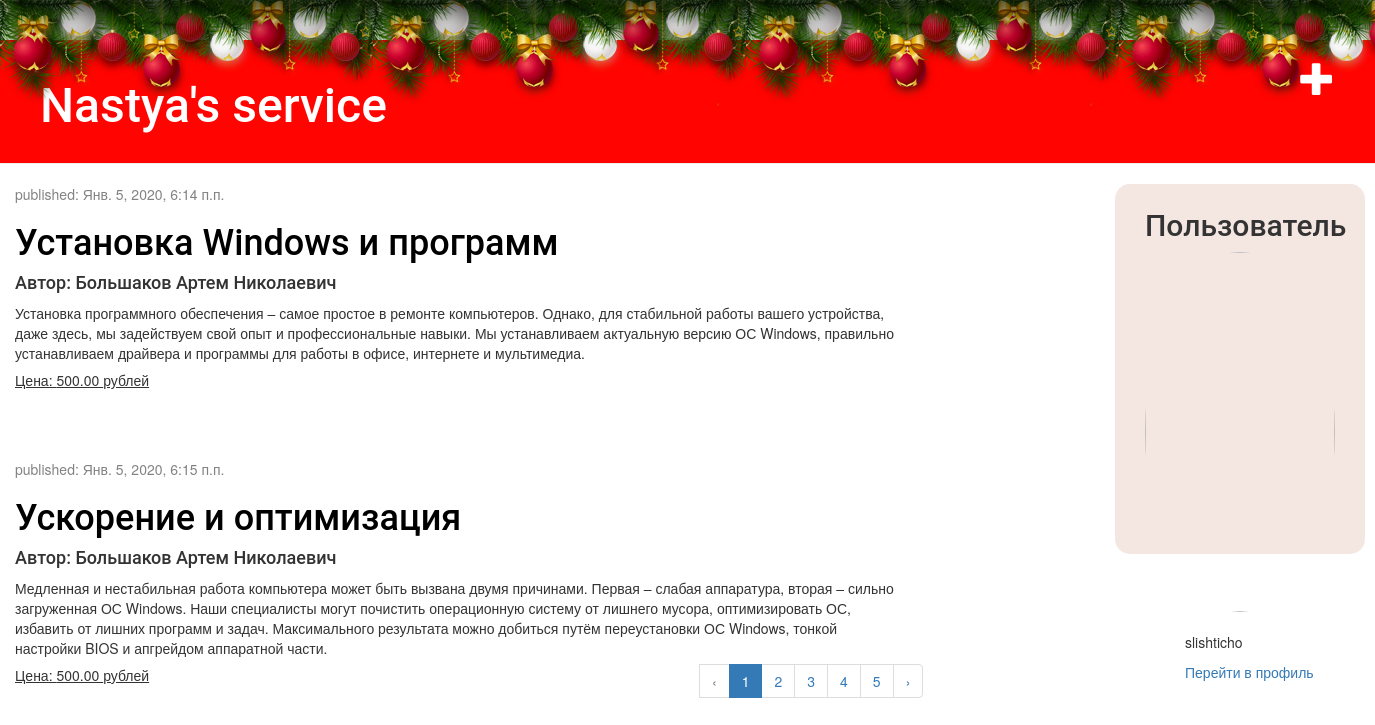
The page / (signed in) on the database its author committed.
### dz/models.py (models this page shows, shortened)
class Service(models.Model):
	worker = models.ForeignKey(settings.AUTH_USER_MODEL, on_delete=models.CASCADE)
	author = models.CharField(max_length=100, default='')
	title = models.CharField(max_length=200)
	text = models.TextField()
	price = models.DecimalField(max_digits=15, decimal_places=2, default=0)
	created_date = models.DateTimeField(default=timezone.now())
	published_date = models.DateTimeField(blank=True, null=True)
	image = models.ImageField(upload_to='image', null=True, blank=True)

### dz/views.py (the view)
# urls.py: path('', views.main, name='main'),
def main(request):
	query_list = Service.objects.filter(published_date__lte=timezone.now()).order_by('published_date')
	paginator = Paginator(query_list, 2)
	page = request.GET.get('page')
	try:
		queryset = paginator.page(page)
	except PageNotAnInteger:
		queryset = paginator.page(1)
	except EmptyPage:
		queryset = paginator.page(paginator.num_pages)
	return render(request, 'blog/main.html', {'posts': queryset})

### templates/blog/main.html
{% extends 'blog/base.html' %}
{% block content %}
     {% for post in posts %}
         <div class="post">
             <div class="date">
                 <p>published: {{ post.published_date }}</p>
             </div>
             <h1><a href="{% url 'post_detail' pk=post.pk %}">{{ post.title }}</a> </h1>
             <h4>Автор: {{ post.author }}</h4>
             <p>{{ post.text|linebreaksbr }}</p>
             <h5> Цена: {{ post.price }} рублей</h5>
         </div>
     {% endfor %}
{% endblock %}

### templates/blog/base.html (shortened to what this page needs)
{% load static %}
{% load avatar_tags %}
<html>
    <head>
        <link rel="stylesheet" href="//maxcdn.bootstrapcdn.com/bootstrap/3.2.0/css/bootstrap.min.css">
        <link rel="stylesheet" href="//maxcdn.bootstrapcdn.com/bootstrap/3.2.0/css/bootstrap-theme.min.css">
        <link rel="stylesheet" href="{% static 'css/blog.css' %}">
        <link rel="stylesheet" href="{% static 'css/style.css' %}">
    </head>
    <body>
    <div class="b-page_newyear">
            <div class="b-page__content">
        <i class="b-head-decor">
            <i class="b-head-decor__inner b-head-decor__inner_n1">
              <div class="b-ball b-ball_n1 b-ball_bounce" data-note="0"><div class="b-ball__right"></div><div class="b-ball__i"></div></div>
              <div class="b-ball b-ball_n2 b-ball_bounce" data-note="1"><div class="b-ball__right"></div><div class="b-ball__i"></div></div>
              <div class="b-ball b-ball_n3 b-ball_bounce" data-note="2"><div class="b-ball__right"></div><div class="b-ball__i"></div></div>
              <div class="b-ball b-ball_n4 b-ball_bounce" data-note="3"><div class="b-ball__right"></div><div class="b-ball__i"></div></div>
              <div class="b-ball b-ball_n5 b-ball_bounce" data-note="4"><div class="b-ball__right"></div><div class="b-ball__i"></div></div>
              <div class="b-ball b-ball_n6 b-ball_bounce" data-note="5"><div class="b-ball__right"></div><div class="b-ball__i"></div></div>
              <div class="b-ball b-ball_n7 b-ball_bounce" data-note="6"><div class="b-ball__right"></div><div class="b-ball__i"></div></div>
              <div class="b-ball b-ball_n8 b-ball_bounce" data-note="7"><div class="b-ball__right"></div><div class="b-ball__i"></div></div>
              <div class="b-ball b-ball_n9 b-ball_bounce" data-note="8"><div class="b-ball__right"></div><div class="b-ball__i"></div></div>
              <div class="b-ball b-ball_i1"><div class="b-ball__right"></div><div class="b-ball__i"></div></div>
              <div class="b-ball b-ball_i2"><div class="b-ball__right"></div><div class="b-ball__i"></div></div>
              <div class="b-ball b-ball_i3"><div class="b-ball__right"></div><div class="b-ball__i"></div></div>
              <div class="b-ball b-ball_i4"><div class="b-ball__right"></div><div class="b-ball__i"></div></div>
              <div class="b-ball b-ball_i5"><div class="b-ball__right"></div><div class="b-ball__i"></div></div>
              <div class="b-ball b-ball_i6"><div class="b-ball__right"></div><div class="b-ball__i"></div></div>
            </i>
            <i class="b-head-decor__inner b-head-decor__inner_n2">
              <div class="b-ball b-ball_n1 b-ball_bounce" data-note="9"><div class="b-ball__right"></div><div class="b-ball__i"></div></div>
              <div class="b-ball b-ball_n2 b-ball_bounce" data-note="10"><div class="b-ball__right"></div><div class="b-ball__i"></div></div>
              <div class="b-ball b-ball_n3 b-ball_bounce" data-note="11"><div class="b-ball__right"></div><div class="b-ball__i"></div></div>
              <div class="b-ball b-ball_n4 b-ball_bounce" data-note="12"><div class="b-ball__right"></div><div class="b-ball__i"></div></div>
              <div class="b-ball b-ball_n5 b-ball_bounce" data-note="13"><div class="b-ball__right"></div><div class="b-ball__i"></div></div>
              <div class="b-ball b-ball_n6 b-ball_bounce" data-note="14"><div class="b-ball__right"></div><div class="b-ball__i"></div></div>
              <div class="b-ball b-ball_n7 b-ball_bounce" data-note="15"><div class="b-ball__right"></div><div class="b-ball__i"></div></div>
              <div class="b-ball b-ball_n8 b-ball_bounce" data-note="16"><div class="b-ball__right"></div><div class="b-ball__i"></div></div>
              <div class="b-ball b-ball_n9 b-ball_bounce" data-note="17"><div class="b-ball__right"></div><div class="b-ball__i"></div></div>
              <div class="b-ball b-ball_i1"><div class="b-ball__right"></div><div class="b-ball__i"></div></div>
              <div class="b-ball b-ball_i2"><div class="b-ball__right"></div><div class="b-ball__i"></div></div>
              <div class="b-ball b-ball_i3"><div class="b-ball__right"></div><div class="b-ball__i"></div></div>
              <div class="b-ball b-ball_i4"><div class="b-ball__right"></div><div class="b-ball__i"></div></div>
              <div class="b-ball b-ball_i5"><div class="b-ball__right"></div><div class="b-ball__i"></div></div>
              <div class="b-ball b-ball_i6"><div class="b-ball__right"></div><div class="b-ball__i"></div></div>
            </i>
            <i class="b-head-decor__inner b-head-decor__inner_n3">
              <div class="b-ball b-ball_n1 b-ball_bounce" data-note="18"><div class="b-ball__right"></div><div class="b-ball__i"></div></div>
              <div class="b-ball b-ball_n2 b-ball_bounce" data-note="19"><div class="b-ball__right"></div><div class="b-ball__i"></div></div>
              <div class="b-ball b-ball_n3 b-ball_bounce" data-note="20"><div class="b-ball__right"></div><div class="b-ball__i"></div></div>
              <div class="b-ball b-ball_n4 b-ball_bounce" data-note="21"><div class="b-ball__right"></div><div class="b-ball__i"></div></div>
              <div class="b-ball b-ball_n5 b-ball_bounce" data-note="22"><div class="b-ball__right"></div><div class="b-ball__i"></div></div>
              <div class="b-ball b-ball_n6 b-ball_bounce" data-note="23"><div class="b-ball__right"></div><div class="b-ball__i"></div></div>
              <div class="b-ball b-ball_n7 b-ball_bounce" data-note="24"><div class="b-ball__right"></div><div class="b-ball__i"></div></div>
              <div class="b-ball b-ball_n8 b-ball_bounce" data-note="25"><div class="b-ball__right"></div><div class="b-ball__i"></div></div>
              <div class="b-ball b-ball_n9 b-ball_bounce" data-note="26"><div class="b-ball__right"></div><div class="b-ball__i"></div></div>
              <div class="b-ball b-ball_i1"><div class="b-ball__right"></div><div class="b-ball__i"></div></div>
              <div class="b-ball b-ball_i2"><div class="b-ball__right"></div><div class="b-ball__i"></div></div>
              <div class="b-ball b-ball_i3"><div class="b-ball__right"></div><div class="b-ball__i"></div></div>
              <div class="b-ball b-ball_i4"><div class="b-ball__right"></div><div class="b-ball__i"></div></div>
              <div class="b-ball b-ball_i5"><div class="b-ball__right"></div><div class="b-ball__i"></div></div>
              <div class="b-ball b-ball_i6"><div class="b-ball__right"></div><div class="b-ball__i"></div></div>
            </i>
            <i class="b-head-decor__inner b-head-decor__inner_n4">
              <div class="b-ball b-ball_n1 b-ball_bounce" data-note="27"><div class="b-ball__right"></div><div class="b-ball__i"></div></div>
              <div class="b-ball b-ball_n2 b-ball_bounce" data-note="28"><div class="b-ball__right"></div><div class="b-ball__i"></div></div>
              <div class="b-ball b-ball_n3 b-ball_bounce" data-note="29"><div class="b-ball__right"></div><div class="b-ball__i"></div></div>
              <div class="b-ball b-ball_n4 b-ball_bounce" data-note="30"><div class="b-ball__right"></div><div class="b-ball__i"></div></div>
              <div class="b-ball b-ball_n5 b-ball_bounce" data-note="31"><div class="b-ball__right"></div><div class="b-ball__i"></div></div>
              <div class="b-ball b-ball_n6 b-ball_bounce" data-note="32"><div class="b-ball__right"></div><div class="b-ball__i"></div></div>
              <div class="b-ball b-ball_n7 b-ball_bounce" data-note="33"><div class="b-ball__right"></div><div class="b-ball__i"></div></div>
              <div class="b-ball b-ball_i1"><div class="b-ball__right"></div><div class="b-ball__i"></div></div>
              <div class="b-ball b-ball_i2"><div class="b-ball__right"></div><div class="b-ball__i"></div></div>
              <div class="b-ball b-ball_i3"><div class="b-ball__right"></div><div class="b-ball__i"></div></div>
              <div class="b-ball b-ball_i4"><div class="b-ball__right"></div><div class="b-ball__i"></div></div>
            </i>
        </i>
        </div>
    </div>
        <div class="page-header">
            {% if user.is_authenticated %}
                <a href="{% url 'post_new' %}" class="top-menu"><span class="glyphicon glyphicon-plus"></span></a>
                <h1><a href="/">Nastya's service</a></h1>
            {% else %}
                <a href="{% url 'login' %}" class="top-menu"><span class="glyphicon glyphicon-lock"></span></a>
                <h1><a href="/">Nastya's service</a></h1>
            {% endif %}
        </div>
        <div class="col-md-8">
            {% if user.is_authenticated %}
                <div class="id_username">
                    <h2 >Пользователь</h2>
                    <img src="{% avatar_url user 265%}" class="Avatar_main">
                    <div class="id_1">
                        <br/>
                        <p>{{ user.username }}</p>
                        <a href="{% url 'profile' %}">Перейти в профиль</a>
                    </div>
                </div>
            {% endif %}
            {% block content %}
            {% endblock %}
        </div>
        <div class="ttt">
        <div>
            <nav>
            <ul class="pagination">
        <li>
          {% if posts.has_previous %}
             <li class="previous"> <a href="?page={{ posts.previous_page_number }}">
             <span aria-hidden="true">‹</span></a>
          {% else %}
              <li class="previous disabled"><a>‹</a>
          {% endif %}
        </li>
         {% for page in posts.paginator.page_range %}
            {% if page == posts.number %}
            <li class="pg active"><a class = "page_number" href="?page={{page}}">{{page}}</a>
            {% else %}
            <li class="pg"><a class = "page_number" href="?page={{page}}">{{page}}</a>
            {% endif %}
        {% endfor %}
        <li class="page-item">
          {% if posts.has_next %}
            <li class="previous"> <a href="?page={{ posts.next_page_number }}">›</a></li>
          {% else %}
              <li class="next disabled"><a>›</a>
          {% endif %}
        </li>
      </ul>
    </nav>
  </div>
</div>
    </body>
</html>

### dz/static/css/blog.css (style rules this page uses)
.page-header { background-color: rgb(255, 4, 0); margin-top: 0; padding: 20px 20px 20px 40px; }
.page-header h1, .page-header h1 a, .page-header h1 a:visited, .page-header h1 a:active { color: #ffffff; font-size: 36pt; text-decoration: none; }
h1, h2, h3, h4 { font-family: 'Roboto'; }
h5 { text-decoration: underline; }
.date { color: #828282; }
.top-menu { color: #ffffff; float: right; font-size: 26pt; margin-right: 20px; }
.post { margin-bottom: 70px; }
.post h1 a, .post h1 a:visited { color: #000000; }
.id_username { position: absolute; margin: 0 1100px; padding: 5px 30px; background: rgba(204, 141, 112, 0.21); border-radius: 15px; width: 250px; height: 370px }
img.Avatar_main { width: 100%; border-radius: 50%; }
.ttt { position: absolute; margin: 460px 700px; width: 500px; height: 0; }
.id_1 { position: absolute; margin: 0 40px; }

### dz/static/css/style.css (style rules this page uses)
body { position:relative; z-index:0; margin:0; padding:0 0 1em 0; background-repeat: no-repeat; background-size: cover; background-attachment: fixed; background-position: center top; }
.b-page__content { min-height: 40px; }
.b-head-decor { display:none }
.b-page_newyear .b-head-decor { position:absolute; top:0; left:0; display:block; height:115px; width:100%; overflow:hidden; background:url(balls/b-head-decor_newyear.png) repeat-x 0 0 }
.b-page_newyear .b-head-decor__inner { position:absolute;top:0;left:0;height:115px;display:block;width:373px }
.b-page_newyear .b-head-decor::before { content:'';display:block;position:absolute;top:-115px;left:0;z-index:3;height:115px;display:block;width:100%;box-shadow:0 15px 30px rgba(0,0,0,0.75) }
.b-page_newyear .b-head-decor__inner_n2 { left:373px }
.b-page_newyear .b-head-decor__inner_n3 { left:746px }
.b-page_newyear .b-head-decor__inner_n4 { left:1119px }
.b-ball { position:absolute }
.b-ball_n1 { top:0;left:3px;width:59px;height:83px }
.b-ball_n2 { top:-19px;left:51px;width:55px;height:70px }
.b-ball_n3 { top:9px;left:88px;width:49px;height:67px }
.b-ball_n4 { top:0;left:133px;width:57px;height:102px }
.b-ball_n5 { top:0;left:166px;width:49px;height:57px }
.b-ball_n6 { top:6px;left:200px;width:54px;height:70px }
.b-ball_n7 { top:0;left:240px;width:56px;height:67px }
.b-ball_n8 { top:0;left:283px;width:54px;height:53px }
.b-ball_n9 { top:10px;left:321px;width:49px;height:66px }
.b-ball_n1 .b-ball__i { background:url(balls/b-ball_n1.png) no-repeat }
.b-ball_n2 .b-ball__i { background:url(balls/b-ball_n2.png) no-repeat }
.b-ball_n3 .b-ball__i { background:url(balls/b-ball_n3.png) no-repeat }
.b-ball_n4 .b-ball__i { background:url(balls/b-ball_n4.png) no-repeat }
.b-ball_n5 .b-ball__i { background:url(balls/b-ball_n5.png) no-repeat }
.b-ball_n6 .b-ball__i { background:url(balls/b-ball_n6.png) no-repeat }
.b-ball_n7 .b-ball__i { background:url(balls/b-ball_n7.png) no-repeat }
.b-ball_n8 .b-ball__i { background:url(balls/b-ball_n8.png) no-repeat }
.b-ball_n9 .b-ball__i { background:url(balls/b-ball_n9.png) no-repeat }
.b-ball_i1 .b-ball__i { background:url(balls/b-ball_i1.png) no-repeat }
.b-ball_i2 .b-ball__i { background:url(balls/b-ball_i2.png) no-repeat }
.b-ball_i3 .b-ball__i { background:url(balls/b-ball_i3.png) no-repeat }
.b-ball_i4 .b-ball__i { background:url(balls/b-ball_i4.png) no-repeat }
.b-ball_i5 .b-ball__i { background:url(balls/b-ball_i5.png) no-repeat }
.b-ball_i6 .b-ball__i { background:url(balls/b-ball_i6.png) no-repeat }
.b-ball_i1 { top:0;left:0;width:25px;height:71px }
.b-ball_i2 { top:0;left:25px;width:61px;height:27px }
.b-ball_i3 { top:0;left:176px;width:29px;height:31px }
.b-ball_i4 { top:0;left:205px;width:50px;height:51px }
.b-ball_i5 { top:0;left:289px;width:78px;height:28px }
.b-ball_i6 { top:0;left:367px;width:6px;height:69px }
.b-ball__i { position:absolute; width:100%; height:100%; -webkit-transform-origin:50% 0; -moz-transform-origin:50% 0; -o-transform-origin:50% 0; transform-origin:50% 0; -webkit-transition:all .3s ease-in-out; -moz-transition:all .3s ease-in-out; -o-transition:all .3s ease-in-out; transition:all .3s ease-in-out; pointer-events:none }
.b-ball_bounce .b-ball__right { position:absolute;top:0;right:0;left:50%;bottom:0;z-index:9 }

### rows shown on the page
Service: published_date "Янв. 5, 2020, 6:14 п.п.", title "Установка Windows и программ", author "Большаков Артем Николаевич", text "Установка программного обеспечения – самое простое в ремонте компьютеров. Однако, для стабильной работы вашего устройства, даже здесь, мы задействуем свой опыт и профессиональные навыки. Мы устанавливаем актуальную версию ОС Windows, правильно устанавливаем драйвера и программы для работы в офисе, интернете и мультимедиа.", price "500.00"
Service: published_date "Янв. 5, 2020, 6:15 п.п.", title "Ускорение и оптимизация", author "Большаков Артем Николаевич", text "Медленная и нестабильная работа компьютера может быть вызвана двумя причинами. Первая – слабая аппаратура, вторая – сильно загруженная ОС Windows. Наши специалисты могут почистить операционную систему от лишнего мусора, оптимизировать ОС, избавить от лишних программ и задач. Максимального результата можно добиться путём переустановки ОС Windows, тонкой настройки BIOS и апгрейдом аппаратной части.", price "500.00"

### other values the page prints
{{ user.username }} "slishticho"
{{ page }} "1"
{{ page }} "2" "3" "4" "5"
